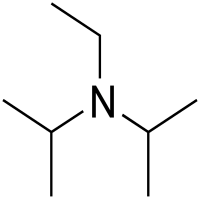
#> input picture Training Data/TRAIN_SET/Base/1024px-Hunig (Custom).png, 200 x 200 px; its folder holds 4 pictures in this run
$ python 'Image Recognition.py'
#> lines starting #> are read from the running program, lines starting #| are printed output that depends on the picture
import numpy as np
from Base_Modules.Layers import Den, Convolutional, Reshape
from Base_Modules.Activations import Sigmoid
from Base_Modules.Loss import mse, mse_prime
from Base_Modules.net import train
import glob as glob
import matplotlib.pylab as plt
import pickle
import cv2


data_base = glob.glob('Training Data/TRAIN_SET/Base/*.png')
data_acid = glob.glob('Training Data/TRAIN_SET/Acid/*.png')

train_x, train_y = [], []

for i in range(len(data_base)):
    img = plt.imread(data_base[i])
#> img is the input picture: shape (200, 200, 4) float32; mean R, G, B, A 0.000704, 0.000713, 0.000709, 0.034
    img = cv2.resize(img,[50, 50])
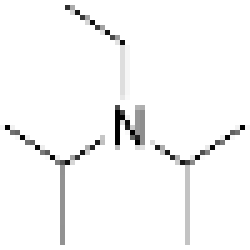
#> img: shape (50, 50, 4) float32 (shown 5 times larger); mean R, G, B, A 0.000515, 0.000524, 0.000515, 0.0288; transparent parts drawn white
    train_y.append(np.array([0,1]))
    train_x.append(np.array(img[:,:,3]))
#> pass 2 of the loop `for i in range(len(data_base)):`:
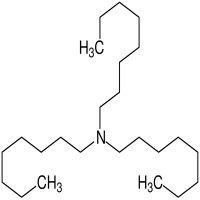
#> input picture Training Data/TRAIN_SET/Base/1024px-Trioctylamine_Structural_Formula_V1.svg (Custom).png, 200 x 200 px
#> img is the input picture: shape (200, 200, 4) float32; mean R, G, B, A 0, 0, 0, 0.0247
#> `img = cv2.resize(img,[50, 50])`:
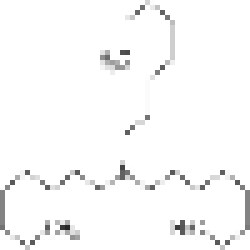
#> img: shape (50, 50, 4) float32 (shown 5 times larger); mean R, G, B, A 0, 0, 0, 0.0237; transparent parts drawn white
#> pass 3 of the loop `for i in range(len(data_base)):`:
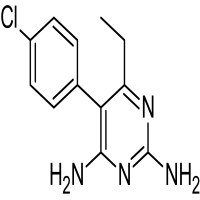
#> input picture Training Data/TRAIN_SET/Base/1280px-Pyrimethamine2DACS.svg (Custom).png, 200 x 200 px
#> img is the input picture: shape (200, 200, 4) float32; mean R, G, B, A 0, 0, 0, 0.0527
#> `img = cv2.resize(img,[50, 50])`:
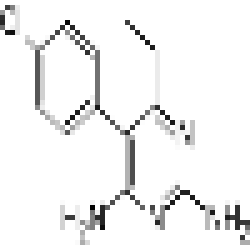
#> img: shape (50, 50, 4) float32 (shown 5 times larger); mean R, G, B, A 0, 0, 0, 0.0508; transparent parts drawn white
#> the loop made 4 passes; the first 3 are shown

for i in range(len(data_acid)):
    img = plt.imread(data_acid[i])
    img = cv2.resize(img, [50, 50])
    train_y.append(np.array([1,0]))
    train_x.append(np.array(img[:,:,3]))

def shuffle_in_unison(a, b):
    assert len(a) == len(b)
    shuffled_a = np.empty(a.shape, dtype=a.dtype)
    shuffled_b = np.empty(b.shape, dtype=b.dtype)
    permutation = np.random.permutation(len(a))
    for old_index, new_index in enumerate(permutation):
        shuffled_a[new_index] = a[old_index]
        shuffled_b[new_index] = b[old_index]
    return shuffled_a, shuffled_b

Train_X = np.array(train_x)
Train_Y = np.array(train_y)
x_train, y_train = shuffle_in_unison(Train_X,Train_Y)
#> (the run stopped early here; a loop or call above may not have finished)
